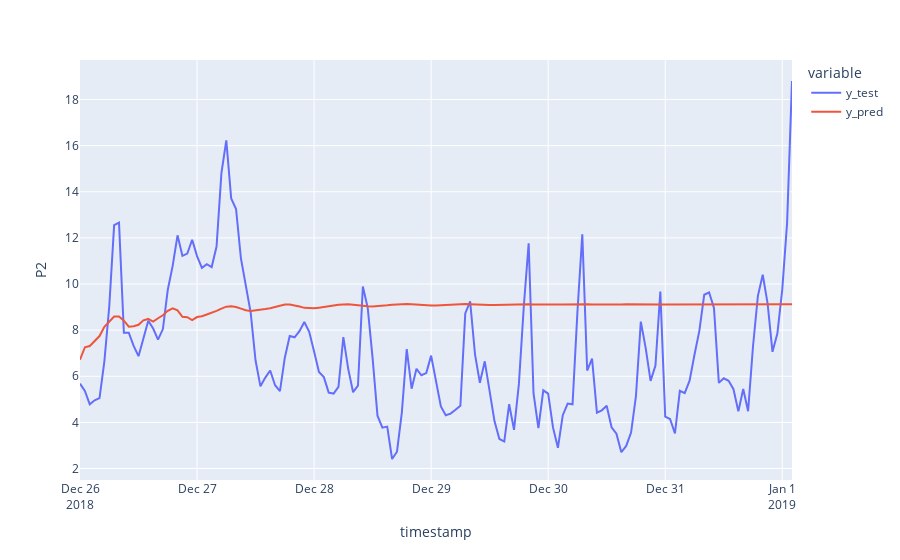

Notebook code cell kept with this figure:
### Code cell
df_pred_test = pd.DataFrame(
    {"y_test":y_test, "y_pred": y_pred_test}, index=y_test.index
)
fig = px.line(df_pred_test, labels={"value":"P2"})
fig.show()

### Figure 1 — Plotly figure (JSON) as saved in the notebook; plotly's stock layout.template omitted (floating-point values rounded to 4 significant figures; data arrays with more than 128 entries replaced by an {"elided": "..."} marker saying what was removed)
{"data": [{"hovertemplate": "variable=y_test<br>timestamp=%{x}<br>P2=%{y}<extra></extra>", "legendgroup": "y_test", "line": {"color": "#636efa", "dash": "solid"}, "marker": {"symbol": "circle"}, "mode": "lines", "name": "y_test", "orientation": "v", "showlegend": true, "type": "scatter", "x": {"elided": "147 str values"}, "xaxis": "x", "y": {"elided": "147 float values"}, "yaxis": "y"}, {"hovertemplate": "variable=y_pred<br>timestamp=%{x}<br>P2=%{y}<extra></extra>", "legendgroup": "y_pred", "line": {"color": "#EF553B", "dash": "solid"}, "marker": {"symbol": "circle"}, "mode": "lines", "name": "y_pred", "orientation": "v", "showlegend": true, "type": "scatter", "x": {"elided": "147 str values"}, "xaxis": "x", "y": {"elided": "147 float values"}, "yaxis": "y"}], "layout": {"legend": {"title": {"text": "variable"}, "tracegroupgap": 0}, "margin": {"t": 60}, "xaxis": {"anchor": "y", "domain": [0, 1], "title": {"text": "timestamp"}}, "yaxis": {"anchor": "x", "domain": [0, 1], "title": {"text": "P2"}}}}
